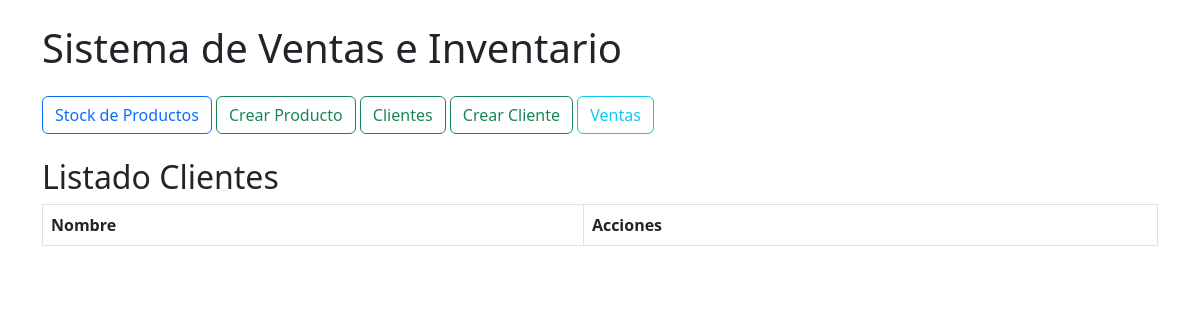
Page /ventas/clientes/ on the earlier database version.
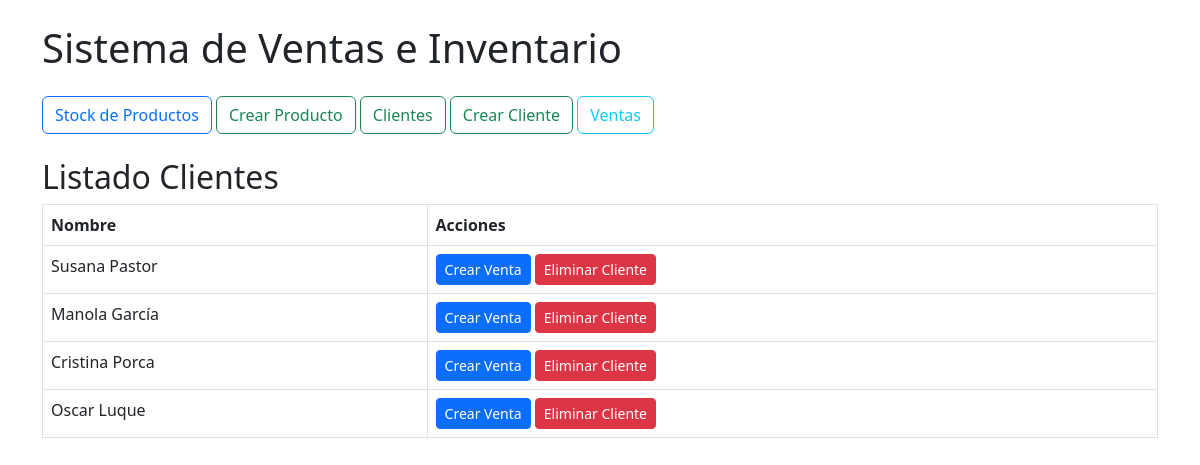
Same page on the later database version.
### ventas/models.py (models this page shows, shortened)
class Cliente(models.Model):
    nombre = models.CharField(max_length=100)

### ventas/views.py (the view)
# urls.py: path('clientes/', views.lista_clientes, name='listado_cliente'),
def lista_clientes(request):
    clientes = Cliente.objects.all()
    return render(request, 'ventas/listado_cliente.html', {'clientes': clientes})

### templates/ventas/listado_cliente.html (shortened to what this page needs)
{% extends "base.html" %}
{% block content %}
<h2>Listado Clientes</h2>
<table class="table table-bordered">
  <thead>
    <tr>
      <th>Nombre</th>
      <th>Acciones</th>
    </tr>
  </thead>
  <tbody>
    {% for cliente in clientes %}
    <tr>
      <td>{{ cliente.nombre }}</td>
      <td>
      <a href="{% url 'ventas:crear_venta' cliente.pk %}" class="btn btn-primary btn-sm">Crear Venta</a>
      <a href="{% url 'ventas:eliminar_cliente' cliente.pk %}" class = "btn btn-danger btn-sm">Eliminar Cliente</a>
    </td>
    </tr>
    {% endfor %}
  </tbody>
</table>
{% endblock content %}

### templates/base.html (shortened to what this page needs)
<!DOCTYPE html>
<html lang="es">
<head>
    <link href="https://cdn.jsdelivr.net/npm/bootstrap@5.3.0/dist/css/bootstrap.min.css" rel="stylesheet">
</head>
<body>
    <div class="container mt-4">
        <h1 class="mb-4">Sistema de Ventas e Inventario</h1>
        <div class="mb-4">
            <a href="{% url 'inventario:productos_disponibles' %}" class="btn btn-outline-primary">Stock de Productos</a>
            <a href="{% url 'inventario:crear_producto' %}" class="btn btn-outline-success">Crear Producto</a>
            <a href="{% url 'ventas:listado_cliente' %}" class="btn btn-outline-success">Clientes</a>
            <a href="{% url 'ventas:formulario_cliente' %}" class="btn btn-outline-success">Crear Cliente</a>
            <a href="{% url 'ventas:listado_ventas' %}" class="btn btn-outline-info">Ventas</a>
        </div>
        {% block content %}<h2>ESTA ES LA BASE DEL PROYECTO</h2>{% endblock %}
    </div>
</body>
</html>

Differences in the rows shown:
added Cliente: nombre "Susana Pastor"
added Cliente: nombre "Manola García"
added Cliente: nombre "Cristina Porca"
added Cliente: nombre "Oscar Luque"
